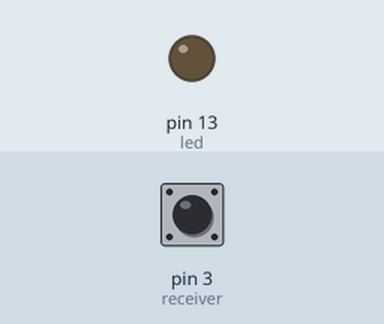
Simulated run of this sketch. Board: Arduino Uno, built with avr-gcc and run on an emulated ATmega328P. Shown: output pins drawn as LEDs (lit = HIGH). Dashed ring = blinking. Inputs (shaded band) come from the test bench; at power-on: pin 3 (receiver) LOW. What the sketch prints to the serial monitor is not drawn.

Above: at 1.2 s.
1.3 s: pin 3 (receiver) driven HIGH
At 1.7 s:
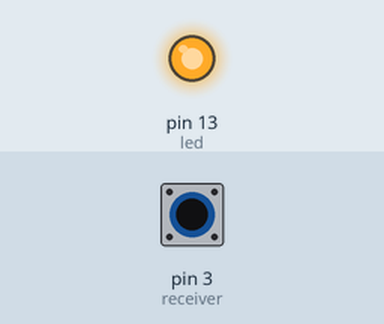
4.3 s: pin 3 (receiver) driven LOW
At 4.47 s:
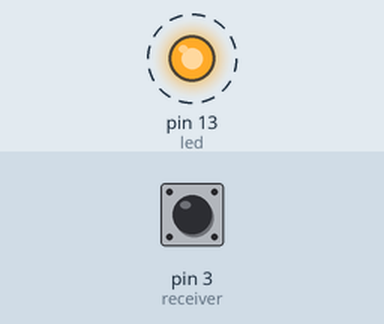
7.3 s: pin 3 (receiver) pulsed HIGH 2 times (0.12 s each, 0.3 s apart)
At 10.8 s:
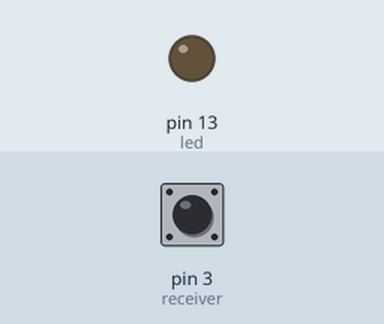
Timing chart, 0 to 12.3 s (numbered marks = the images above; inputs shaded):
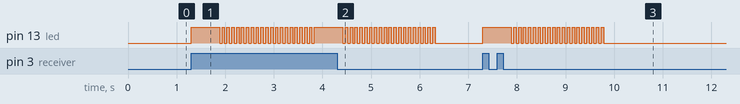

Measured:
- after the input at 1.3 s, pin 13 (led): LOW → HIGH at once, then repeats every 0.10 s: LOW 0.05 s, HIGH 0.05 s, until it stays HIGH from 3.8 s
- after the input at 4.3 s, pin 13 (led): goes on until 6.3 s, then stays LOW
- after the input at 7.3 s, pin 13 (led): LOW → HIGH at once, then repeats every 0.10 s: LOW 0.05 s, HIGH 0.05 s, until it stays LOW from 9.8 s

The sketch:

rf_packet_receive.ino
```cpp
int led = 13;
int receiver = 3;
int high_threshold = 512;
int bitcycle = 2000;

#define packet_size 32
char packet[packet_size];

void setup() {
  pinMode(led, OUTPUT);
  Serial.begin(2000000);
}

void loop() {
  if(digitalRead(receiver) == HIGH) {

    digitalWrite(led, HIGH);

    for(int i = 0; i < packet_size; i++) {
      Serial.print(i+1);
      Serial.print(":\t");
      for(int b = 7; b > -1; b--) {
        int n = (digitalRead(receiver) == HIGH) ? 1 : 0;
        bitWrite(packet[i], b, n);
        Serial.print(bitRead(packet[i], b));
        delayMicroseconds(bitcycle);
      }
      Serial.println();
    }

    for(int i = 0; i < sizeof(packet); i++) {
      Serial.print(packet[i]);
    }
    Serial.println();

    bool light_flag = false;
    for(int i = 0; i < 2000; i += 50) {
      if(light_flag) {
        digitalWrite(led, LOW);
        light_flag = false;
      }else{
        digitalWrite(led, HIGH);
        light_flag = true;
      }
      delay(50);
    }

    digitalWrite(led, LOW);

  }

}
```
